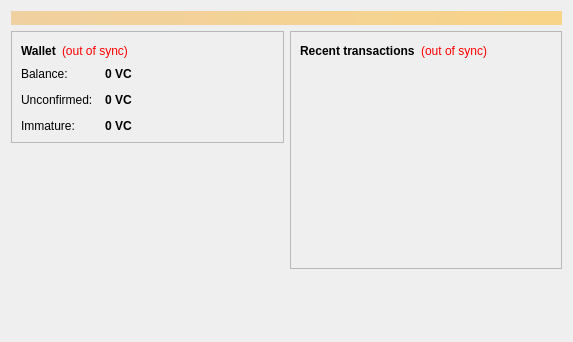
<?xml version="1.0" encoding="UTF-8"?>
<ui version="4.0">
 <class>OverviewPage</class>
 <widget class="QWidget" name="OverviewPage">
  <property name="geometry">
   <rect>
    <x>0</x>
    <y>0</y>
    <width>573</width>
    <height>342</height>
   </rect>
  </property>
  <property name="windowTitle">
   <string>Form</string>
  </property>
  <layout class="QVBoxLayout" name="topLayout">
   <item>
    <widget class="QLabel" name="labelAlerts">
     <property name="visible">
      <bool>false</bool>
     </property>
     <property name="styleSheet">
      <string notr="true">background-color: qlineargradient(x1: 0, y1: 0, x2: 1, y2: 0, stop:0 #F0D0A0, stop:1 #F8D488); color:#000000;</string>
     </property>
     <property name="wordWrap">
      <bool>true</bool>
     </property>
     <property name="margin">
      <number>3</number>
     </property>
    </widget>
   </item>
   <item>
    <layout class="QHBoxLayout" name="horizontalLayout" stretch="1,1">
     <item>
      <layout class="QVBoxLayout" name="verticalLayout_2">
       <item>
        <widget class="QFrame" name="frame">
         <property name="frameShape">
          <enum>QFrame::StyledPanel</enum>
         </property>
         <property name="frameShadow">
          <enum>QFrame::Raised</enum>
         </property>
         <layout class="QVBoxLayout" name="verticalLayout_4">
          <item>
           <layout class="QHBoxLayout" name="horizontalLayout_4">
            <item>
             <widget class="QLabel" name="label_5">
              <property name="font">
               <font>
                <weight>75</weight>
                <bold>true</bold>
               </font>
              </property>
              <property name="text">
               <string>Wallet</string>
              </property>
             </widget>
            </item>
            <item>
             <widget class="QLabel" name="labelWalletStatus">
              <property name="toolTip">
               <string>The displayed information may be out of date. Your wallet automatically synchronizes with the VirtualCoin network after a connection is established, but this process has not completed yet.</string>
              </property>
              <property name="styleSheet">
               <string notr="true">QLabel { color: red; }</string>
              </property>
              <property name="text">
               <string notr="true">(out of sync)</string>
              </property>
              <property name="alignment">
               <set>Qt::AlignLeading|Qt::AlignLeft|Qt::AlignVCenter</set>
              </property>
             </widget>
            </item>
            <item>
             <spacer name="horizontalSpacer_2">
              <property name="orientation">
               <enum>Qt::Horizontal</enum>
              </property>
              <property name="sizeHint" stdset="0">
               <size>
                <width>40</width>
                <height>20</height>
               </size>
              </property>
             </spacer>
            </item>
           </layout>
          </item>
          <item>
           <layout class="QFormLayout" name="formLayout_2">
            <property name="fieldGrowthPolicy">
             <enum>QFormLayout::AllNonFixedFieldsGrow</enum>
            </property>
            <property name="horizontalSpacing">
             <number>12</number>
            </property>
            <property name="verticalSpacing">
             <number>12</number>
            </property>
            <item row="0" column="0">
             <widget class="QLabel" name="label">
              <property name="text">
               <string>Balance:</string>
              </property>
             </widget>
            </item>
            <item row="0" column="1">
             <widget class="QLabel" name="labelBalance">
              <property name="font">
               <font>
                <weight>75</weight>
                <bold>true</bold>
               </font>
              </property>
              <property name="cursor">
               <cursorShape>IBeamCursor</cursorShape>
              </property>
              <property name="toolTip">
               <string>Your current balance</string>
              </property>
              <property name="text">
               <string notr="true">0 VC</string>
              </property>
              <property name="textInteractionFlags">
               <set>Qt::LinksAccessibleByMouse|Qt::TextSelectableByKeyboard|Qt::TextSelectableByMouse</set>
              </property>
             </widget>
            </item>
            <item row="1" column="0">
             <widget class="QLabel" name="label_3">
              <property name="text">
               <string>Unconfirmed:</string>
              </property>
             </widget>
            </item>
            <item row="1" column="1">
             <widget class="QLabel" name="labelUnconfirmed">
              <property name="font">
               <font>
                <weight>75</weight>
                <bold>true</bold>
               </font>
              </property>
              <property name="cursor">
               <cursorShape>IBeamCursor</cursorShape>
              </property>
              <property name="toolTip">
               <string>Total of transactions that have yet to be confirmed, and do not yet count toward the current balance</string>
              </property>
              <property name="text">
               <string notr="true">0 VC</string>
              </property>
              <property name="textInteractionFlags">
               <set>Qt::LinksAccessibleByMouse|Qt::TextSelectableByKeyboard|Qt::TextSelectableByMouse</set>
              </property>
             </widget>
            </item>
            <item row="2" column="0">
             <widget class="QLabel" name="labelImmatureText">
              <property name="text">
               <string>Immature:</string>
              </property>
             </widget>
            </item>
            <item row="2" column="1">
             <widget class="QLabel" name="labelImmature">
              <property name="font">
               <font>
                <weight>75</weight>
                <bold>true</bold>
               </font>
              </property>
              <property name="toolTip">
               <string>Mined balance that has not yet matured</string>
              </property>
              <property name="text">
               <string notr="true">0 VC</string>
              </property>
              <property name="textInteractionFlags">
               <set>Qt::LinksAccessibleByMouse|Qt::TextSelectableByKeyboard|Qt::TextSelectableByMouse</set>
              </property>
             </widget>
            </item>
           </layout>
          </item>
         </layout>
        </widget>
       </item>
       <item>
        <spacer name="verticalSpacer">
         <property name="orientation">
          <enum>Qt::Vertical</enum>
         </property>
         <property name="sizeHint" stdset="0">
          <size>
           <width>20</width>
           <height>40</height>
          </size>
         </property>
        </spacer>
       </item>
      </layout>
     </item>
     <item>
      <layout class="QVBoxLayout" name="verticalLayout_3">
       <item>
        <widget class="QFrame" name="frame_2">
         <property name="frameShape">
          <enum>QFrame::StyledPanel</enum>
         </property>
         <property name="frameShadow">
          <enum>QFrame::Raised</enum>
         </property>
         <layout class="QVBoxLayout" name="verticalLayout">
          <item>
           <layout class="QHBoxLayout" name="horizontalLayout_2">
            <item>
             <widget class="QLabel" name="label_4">
              <property name="text">
               <string>&lt;b&gt;Recent transactions&lt;/b&gt;</string>
              </property>
             </widget>
            </item>
            <item>
             <widget class="QLabel" name="labelTransactionsStatus">
              <property name="toolTip">
               <string>The displayed information may be out of date. Your wallet automatically synchronizes with the VirtualCoin network after a connection is established, but this process has not completed yet.</string>
              </property>
              <property name="styleSheet">
               <string notr="true">QLabel { color: red; }</string>
              </property>
              <property name="text">
               <string notr="true">(out of sync)</string>
              </property>
              <property name="alignment">
               <set>Qt::AlignRight|Qt::AlignTrailing|Qt::AlignVCenter</set>
              </property>
             </widget>
            </item>
            <item>
             <spacer name="horizontalSpacer">
              <property name="orientation">
               <enum>Qt::Horizontal</enum>
              </property>
              <property name="sizeHint" stdset="0">
               <size>
                <width>40</width>
                <height>20</height>
               </size>
              </property>
             </spacer>
            </item>
           </layout>
          </item>
          <item>
           <widget class="QListView" name="listTransactions">
            <property name="styleSheet">
             <string notr="true">QListView { background: transparent; }</string>
            </property>
            <property name="frameShape">
             <enum>QFrame::NoFrame</enum>
            </property>
            <property name="verticalScrollBarPolicy">
             <enum>Qt::ScrollBarAlwaysOff</enum>
            </property>
            <property name="horizontalScrollBarPolicy">
             <enum>Qt::ScrollBarAlwaysOff</enum>
            </property>
            <property name="selectionMode">
             <enum>QAbstractItemView::NoSelection</enum>
            </property>
           </widget>
          </item>
         </layout>
        </widget>
       </item>
       <item>
        <spacer name="verticalSpacer_2">
         <property name="orientation">
          <enum>Qt::Vertical</enum>
         </property>
         <property name="sizeHint" stdset="0">
          <size>
           <width>20</width>
           <height>40</height>
          </size>
         </property>
        </spacer>
       </item>
      </layout>
     </item>
    </layout>
   </item>
  </layout>
 </widget>
 <resources/>
 <connections/>
</ui>
